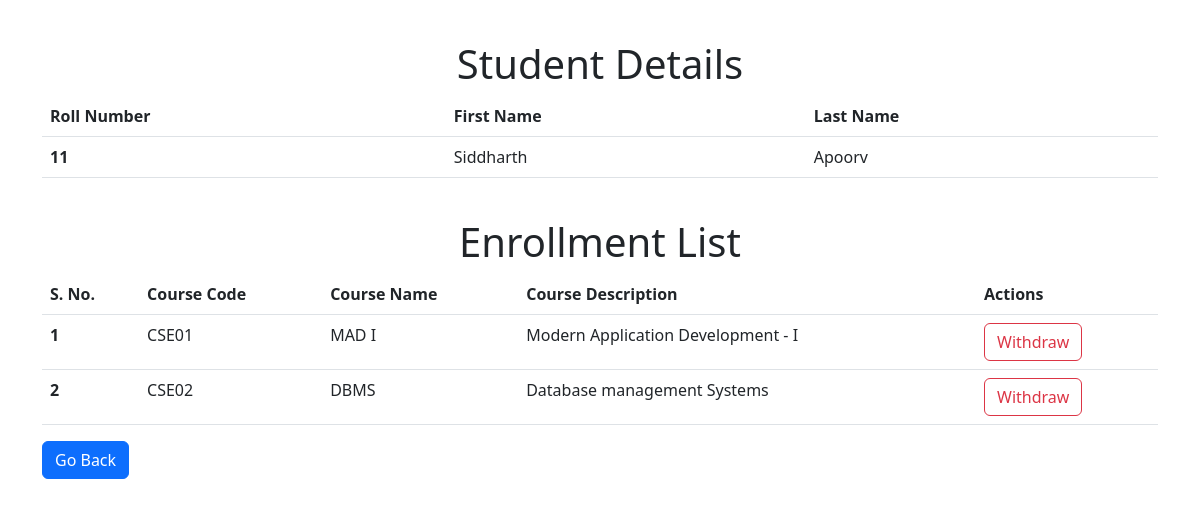
The page /student/53 on the database its author committed.
### app.py (models this page shows)
class Student(db.Model):
    __tablename__ = "student"
    student_id = db.Column(db.Integer, primary_key=True, autoincrement=True)
    roll_number = db.Column(db.String, nullable=False, unique=True)
    first_name = db.Column(db.String, nullable=False)
    last_name = db.Column(db.String)

class Course(db.Model):
    __tablename__ = 'course'
    course_id = db.Column(db.Integer, primary_key=True, autoincrement=True)
    course_name = db.Column(db.String, nullable=False, unique=True)
    course_code = db.Column(db.String, nullable=False)
    course_description = db.Column(db.String)
    children = db.relationship("Student", secondary="enrollments")

### app.py (the view)
@app.route("/student/<int:student_iid>", methods=["GET", "POST"])
def complete_info(student_iid):
    student_id = Student.query.get(student_iid)
    enrol_ids = Enrollments.query.filter_by(estudent_id=student_iid).all()
    course_ids = []
    for i in enrol_ids:
        course_ids.append(i.ecourse_id)
    course_id = Course.query.filter(Course.course_id.in_(course_ids)).all()
    return render_template("student_detail.html", student_id = student_id, course_id=course_id)

### templates/student_detail.html (shortened to what this page needs)
<!DOCTYPE html>
<html>
    <head>
        <link href="https://cdn.jsdelivr.net/npm/bootstrap@5.2.0-beta1/dist/css/bootstrap.min.css" rel="stylesheet">
    </head>
    <body style="margin-top: 40px;">
        <div class="container">
        <h1><center>Student Details</center></h1>
        <table id="personal-details" class="table table-hover">
            <tr>
                <th scope="col">Roll Number</th>
                <th scope="col">First Name</th>
                <th scope="col">Last Name</th>
            </tr>
            <tr>
                <th scope="row">{{student_id["roll_number"]}}</td>
                <td>{{student_id["first_name"]}}</td>
                <td>{{student_id["last_name"]}}</td>
            </tr>
        </table><br>
        <h1><center>Enrollment List</center></h1>
        <table id="enroll-table" class="table table-hover">
            <tr>
                <th scope="col">S. No.</th>
                <th scope="col">Course Code</th>
                <th scope="col">Course Name</th>
                <th scope="col">Course Description</th>
                <th scope="col">Actions</th>
            </tr>
            {% for course in course_id %}
            <tr>
                <th scope="row">{{loop.index}}</td>
                <td>{{course["course_code"]}}</td>
                <td>{{course["course_name"]}}</td>
                <td>{{course["course_description"]}}</td>
                <td>
                    <form method="GET" action=“/student/{{student_id["student_id"]}}/withdraw/{{course["course_id"]}}”>
                        <a href="/student/{{student_id["student_id"]}}/withdraw/{{course["course_id"]}}"><button type="button" class="btn btn-outline-danger">Withdraw</button></a>
                    </form>
                </td>
            </tr>
            {% endfor %}
        </table>
        <a href="/"><input type="submit" value="Go Back" class="btn btn-primary"></a>
    </div>
    </body>
</html>

### rows shown on the page
Student: roll_number "11", first_name "Siddharth", last_name "Apoorv"
Course: course_code "CSE01", course_name "MAD I", course_description "Modern Application Development - I"
Course: course_code "CSE02", course_name "DBMS", course_description "Database management Systems"
